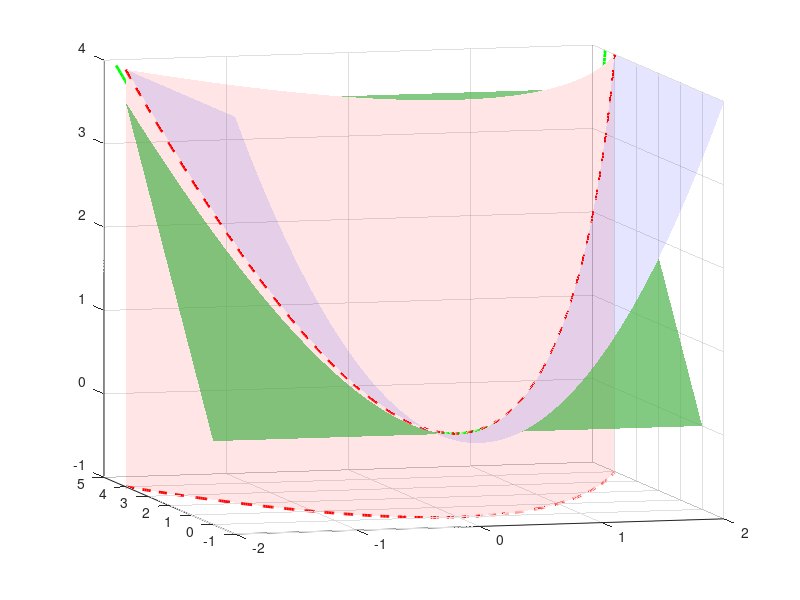

The MATLAB source for this figure: (Note: this script raises an error after producing the figure.)
clear all, close all, clc
%% System
mu = -.05;
lambda = -1;
A = [mu 0 0; 0 lambda -lambda; 0 0 2*mu];   % Koopman linear dynamics
[T,D] = eig(A);
slope_stab_man = T(3,3)/T(2,3);             % slope of stable subspace (green)

%% Integrate Koopman trajectories
y0A = [1.5; -1; 2.25];
y0B = [1; -1; 1];
y0C = [2; -1; 4];
tspan = 0:.01:1000;
[t,yA] = ode45(@(t,y)A*y,tspan,y0A);
[t,yB] = ode45(@(t,y)A*y,tspan,y0B);
[t,yC] = ode45(@(t,y)A*y,tspan,y0C);

%% Plot invariant surfaces
% Attracting manifold $y_2=y_1^2$ (red manifold)
[X,Z] = meshgrid(-2:.01:2,-1:.01:4);
Y = X.^2;
surf(X,Y,Z,'EdgeColor','None','FaceColor','r','FaceAlpha',.1)
hold on, grid on, view(-15,8), lighting gouraud

% Invariant set $y_3=y_1^2$ (blue manifold)
[X1,Y1] = meshgrid(-2:.01:2,-1:.01:4);
Z1 = X1.^2;
surf(X1,Y1,Z1,'EdgeColor','None','FaceColor','b','FaceAlpha',.1)

% Stable invariant subspace of Koopman linear system (green plane)
[X2,Y2]=meshgrid(-2:0.01:2,0:.01:4);
Z2 = slope_stab_man*Y2;                     % for mu=-.2
surf(X2,Y2,Z2,'EdgeColor','None','FaceColor',[.3 .7 .3],'FaceAlpha',.7)

x = -2:.01:2;
% intersection of green and blue surfaces (below)
plot3(x,(1/slope_stab_man)*x.^2,x.^2,'-g','LineWidth',2) 
% intersection of red and blue surfaces (below)
plot3(x,x.^2,x.^2,'--r','LineWidth',2)  
plot3(x,x.^2,-1+0*x,'r--','LineWidth',2); 

%% Plot Koopman Trajectories (from lines 15-17)
plot3(yA(:,1),yA(:,2),-1+0*yA,'k-','LineWidth',1);
plot3(yB(:,1),yB(:,2),-1+0*yB,'k-','LineWidth',1);
plot3(yC(:,1),yC(:,2),-1+0*yC,'k-','LineWidth',1);
plot3(yA(:,1),yA(:,2),yA(:,3),'k','LineWidth',1.5)
plot3(yB(:,1),yB(:,2),yB(:,3),'k','LineWidth',1.5)
plot3(yC(:,1),yC(:,2),yC(:,3),'k','LineWidth',1.5)
plot3([0 0],[0 0],[0 -1],'ko','LineWidth',4)
set(gca,'ztick',[0 1 2 3 4 5])
axis([-4 4 -1 4 -1 4])
xlabel('y_1'), ylabel('y_2'), zlabel('y_3');